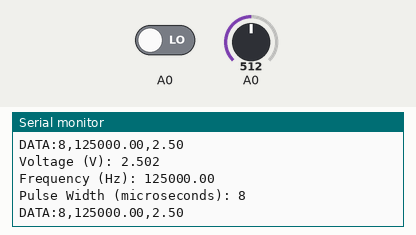
This sketch was run on a simulated Arduino Uno, built with avr-gcc and run on an emulated ATmega328P. Parts: the last lines printed to the serial monitor. The test bench sets the inputs (shaded band); at power-on: A0 = 512, A0 LOW.

Above: at 1.8 s.
1.9 s: A0 set to 716
At 2.9 s:
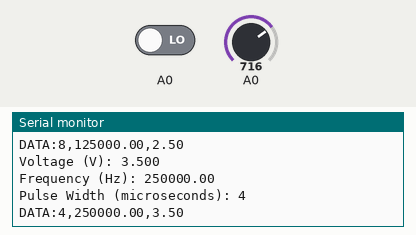
3.4 s: A0 set to 900
At 4.9 s:
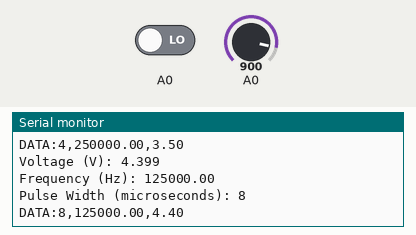
Timing chart, 0 to 6.4 s (numbered marks = the images above; inputs shaded):
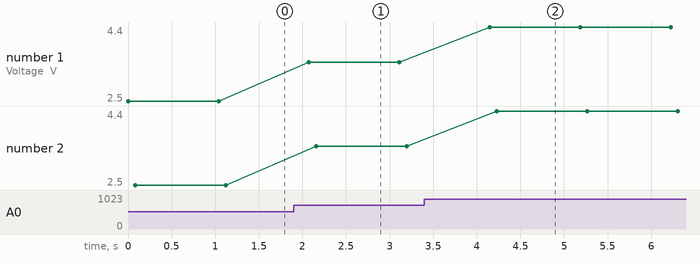

The sketch:

pulsewidthfreqandvoltagewithfiletransfer_copy_20231010191725.ino
```cpp
void setup() {
  Serial.begin(9600);
}

void loop() {
  // Measure the signal
  unsigned long startTime = micros(); // Record the start time
  while (digitalRead(A0) == HIGH) {
    // Wait for the signal to go LOW
  }
  unsigned long endTime = micros(); // Record the end time

  // Calculate and display pulse width and frequency
  unsigned long pulseWidth = endTime - startTime;
  float frequency = 1000000.0 / pulseWidth; // Frequency in Hertz
  int rawVoltage = analogRead(A0);
  float voltage = rawVoltage * (5.0 / 1023.0); // Convert analog value to voltage

  // Output results to the Serial Monitor
  Serial.print("Voltage (V): ");
  Serial.println(voltage, 3); // Display voltage with 3 decimal places
  Serial.print("Frequency (Hz): ");
  Serial.println(frequency, 2); // Display frequency with 2 decimal places
  Serial.print("Pulse Width (microseconds): ");
  Serial.println(pulseWidth);

  // Send data to the computer via the serial port
  Serial.print("DATA:");
  Serial.print(pulseWidth);
  Serial.print(",");
  Serial.print(frequency);
  Serial.print(",");
  Serial.println(voltage);

  // Delay for a moment (adjust as needed)
  delay(1000);
}
```

Measured:
- after the input at 1.9 s, the serial monitor: prints a new line after 0.18 s (image 1)
- after the input at 3.4 s, the serial monitor: prints a new line after 0.75 s (image 2)
- plotted number 1: 2.5 → 3.5 after the input at 1.9 s, 3.5 → 4.4 after the input at 3.4 s
- plotted number 2: 2.5 → 3.5 after the input at 1.9 s, 3.5 → 4.4 after the input at 3.4 s
